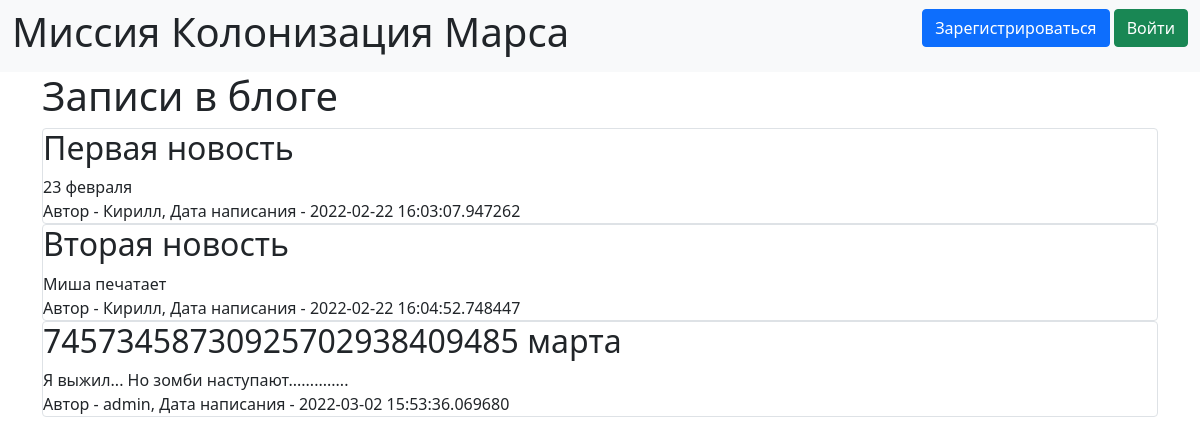
Before: / with the older database file.
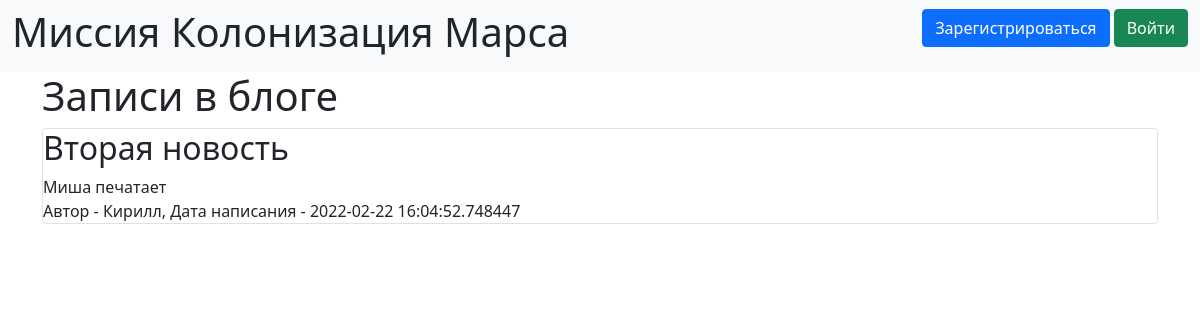
After: the same page with the newer database file.
### data/news.py (models this page shows)
class News(SqlAlchemyBase, SerializerMixin):
    __tablename__ = 'news'
    id = sqlalchemy.Column(sqlalchemy.Integer, primary_key=True,
                           autoincrement=True)
    title = sqlalchemy.Column(sqlalchemy.String, nullable=True)
    content = sqlalchemy.Column(sqlalchemy.String, nullable=True)
    created_date = sqlalchemy.Column(sqlalchemy.DateTime,
                                     default=datetime.datetime.now)
    is_private = sqlalchemy.Column(sqlalchemy.Boolean, default=True)
    user_id = sqlalchemy.Column(sqlalchemy.Integer,
                                sqlalchemy.ForeignKey('users.id'))
    user = orm.relation('User')

### data/users.py (models this page shows, shortened)
class User(SqlAlchemyBase, UserMixin, SerializerMixin):
    __tablename__ = 'users'
    id = sqlalchemy.Column(sqlalchemy.Integer, primary_key=True,
                           autoincrement=True)
    name = sqlalchemy.Column(sqlalchemy.String, nullable=True)
    about = sqlalchemy.Column(sqlalchemy.String, nullable=True)
    email = sqlalchemy.Column(sqlalchemy.String, index=True,
                              unique=True, nullable=True)
    hashed_password = sqlalchemy.Column(sqlalchemy.String, nullable=True)
    created_date = sqlalchemy.Column(sqlalchemy.DateTime,
                                     default=datetime.datetime.now)
    news = orm.relation('News', back_populates='user')

### main.py (the view)
@app.route('/')
def index():
    db_sess = db_session.create_session()
    if current_user.is_authenticated:
        news = db_sess.query(News).filter((News.user == current_user) | (News.is_private != True))
    else:
        news = db_sess.query(News).filter(News.is_private != True)
    return render_template('index.html', news=news)

### data/db_session.py (called while the page is built)
def create_session() -> Session:
    global __factory
    return __factory()

### templates/index.html (shortened to what this page needs)
{% extends "base.html" %}
{% block content %}
<h1>Записи в блоге</h1>
{% for item in news %}
  <div class="col-md6 border rounded">
    <h2>{{ item.title }}</h2>
    <div>
      {{ item.content }}
    </div>
    <div>
      Автор - {{ item.user.name }}, Дата написания - {{ item.created_date }}
    </div>
  </div>
{% endfor %}
{% endblock %}

### templates/base.html (shortened to what this page needs)
<!DOCTYPE html>
<html lang="en">
<head>
     <link href="https://cdn.jsdelivr.net/npm/bootstrap@5.1.3/dist/css/bootstrap.min.css" rel="stylesheet">
</head>
<body>
<header>
    <nav class="navbar navbar-light bg-light">
        <div class="container-fluid">
            <h1>Миссия Колонизация Марса</h1>
        {% if current_user.is_authenticated %}
            <a class="navbar-brand" href="/logout">{{ current_user.name }}</a>
        {% else %}
            <p>
                <a class="btn btn-primary" href="/register">Зарегистрироваться</a>
                <a class="btn btn-success" href="/login">Войти</a>
            </p>
        {% endif %}
        </div>
    </nav>
</header>
<main role="main" class="container">
    {% block content %}{% endblock %}
</main>
</body>
</html>

Changed rows visible on the page:
removed News: title "Первая новость", content "23 февраля", user.name "Кирилл", created_date "2022-02-22 16:03:07.947262"
removed News: title "74573458730925702938409485 марта", content "Я выжил... Но зомби наступают..............", user.name "admin", created_date "2022-03-02 15:53:36.069680"
